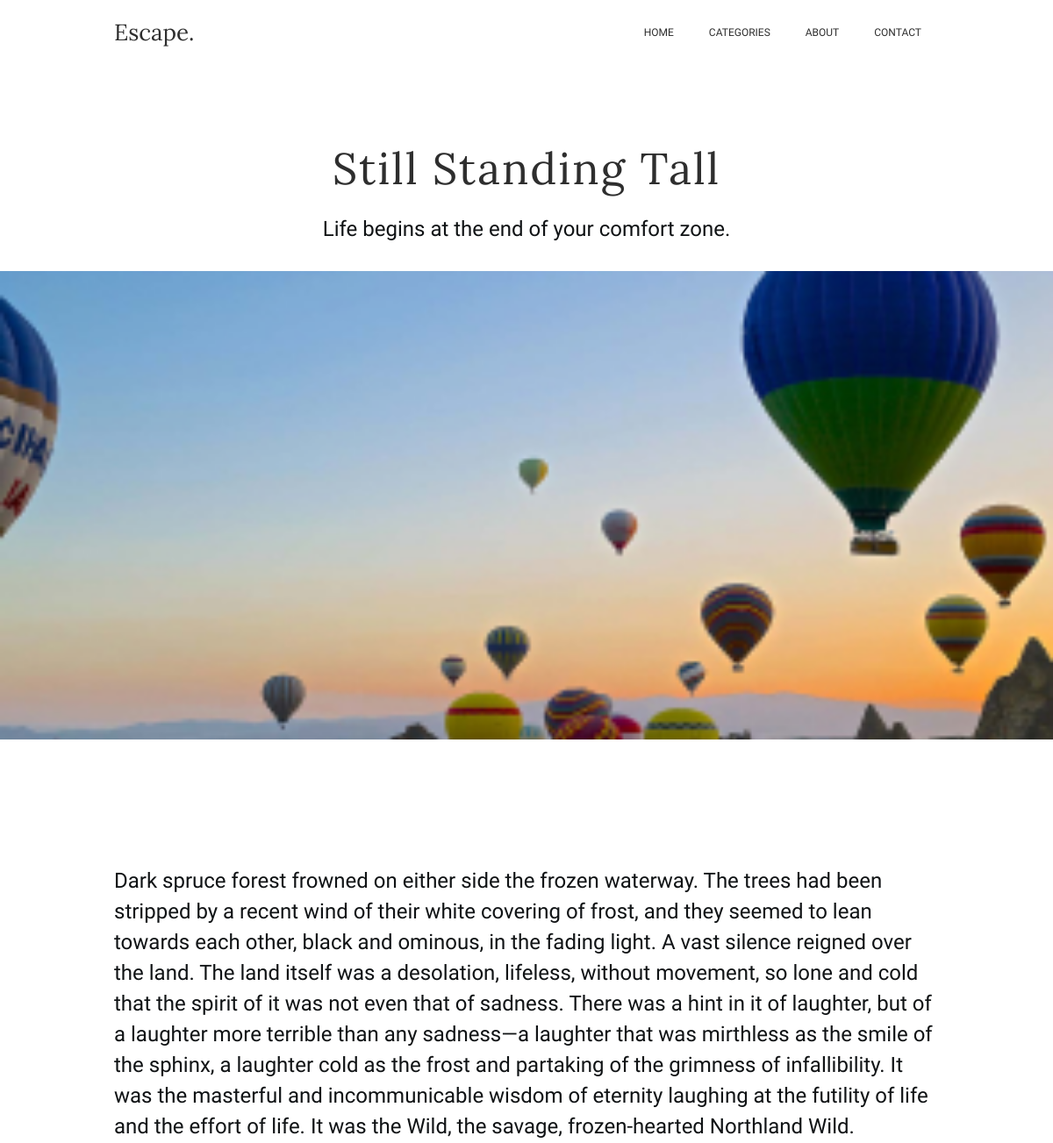
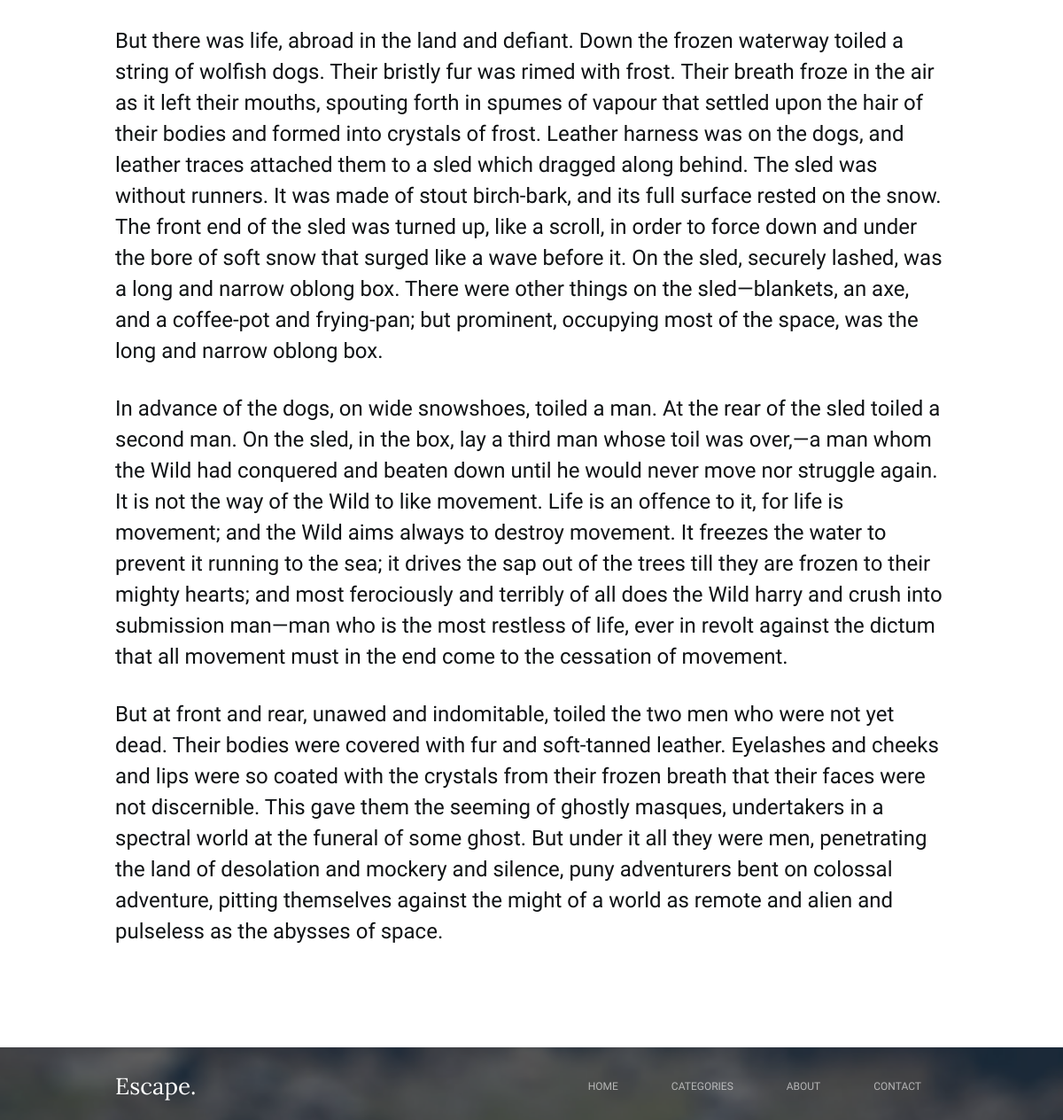
The app's page /post.php?id=9fa9268f-c2a9-4b49-9e35-34a15639ae56 with its own data (2 pictures, top to bottom).
### tables this page shows
CREATE TABLE post
(
    id           INT AUTO_INCREMENT PRIMARY KEY NOT NULL,
    uuid         VARCHAR(36)  NOT NULL,
    title        VARCHAR(255) NOT NULL,
    content      TEXT         NOT NULL,
    subtitle     VARCHAR(255) NOT NULL,
    image_url    VARCHAR(255) NOT NULL,
    image_alt    VARCHAR(255) NOT NULL,
    author_id    INT          NOT NULL,
    publish_date TIMESTAMP    NOT NULL,
    note         VARCHAR(255) NOT NULL,
    featured     TINYINT      NOT NULL,
    recent       TINYINT      NOT NULL,
    FOREIGN KEY (author_id) REFERENCES author (id) ON DELETE RESTRICT
);

### data/DataBaseProcessing.php (called while the page is built, shortened)
<?php
class DataBase
{
    protected function createDBConnection(): mysqli
    {
        $dataBaseConnection = new mysqli(self::HOST, self::USERNAME, self::PASSWORD, self::DATABASE, self::PORT);
        return $dataBaseConnection;
    }
    public function getPostById($id): array|null
    {
        $dataBaseConnection = $this->createDBConnection();
        $post = [];
        try {
            $result = $dataBaseConnection->query(SqlQuery::GET_POST_BY_ID . $dataBaseConnection->real_escape_string($id) . '"');
            $post = $result->fetch_assoc();
        } catch (Exception $error) {
            echo $error->getMessage();
        }
        return $post;
    }
}

### post.php (the view, shortened to what this page needs)
<?php
include './data/DataBaseProcessing.php';
$id = $_GET['id'];
$connectionDataBase = new DataBase();
$post = $connectionDataBase->getPostById($id);
?>
<!DOCTYPE html>
<html lang="ru">
<head>
    <link rel="stylesheet" href="styles/escape_page.css"/>
</head>
<body>
<?php include 'header.php'; ?>
<main class="main">
    <div class="main__container container">
        <h1 class="main__title"><?= $post['title'] ?? null ?></h1>
        <p class="main__subtitle"><?= $post['subtitle'] ?? null ?></p>
    </div>
    <img class="main__image" src="<?= $post['image_url'] ?? null ?>" alt="<?= $post['image_alt'] ?? null ?>"
         width="1440" height="534">
    <div class="main__text-content container">
        <?= $post['content'] ?? null ?>
    </div>
</main>
<?php include 'footer.php'; ?>
</body>
</html>

### styles/escape_page.css (style rules this page uses)
.main__text-content { margin-bottom: 113px; }
.main__title { margin-bottom: 20px; text-align: center; font: 50px 'Lora', sans-serif; letter-spacing: 2px; color: rgb(46, 46, 46); }
.main__subtitle { margin-bottom: 113px; text-align: center; font: 17px 'Oxygen', sans-serif; color: rgba(46, 46, 46, 0.63); }
.main__image { margin-bottom: 140px; width: 100%; object-fit: cover; }
.main p { margin-bottom: 30px; font: 24px/35px 'Oxygen', sans-serif; color: rgba(16, 19, 21); }

### styles/main.css (style rules this page uses)
* { margin: 0; padding: 0; box-sizing: border-box; }
* img { width: 100%; }
.container { margin: 0 auto; padding: 0 10px; max-width: 960px; }

### records on screen
post: title "Still Standing Tall", subtitle "Life begins at the end of your comfort zone.", image_url (picture), content "Dark spruce forest frowned on either side the frozen waterway. The trees had been stripped by a recent wind of their white covering of frost, and they seemed to lean towards each other, black and ominous, in the fading light. A vast silence reigned over the land. The land itself was a desolation, lifeless, without movement, so lone and cold that the spirit of it was not even that of sadness. There was a hint in it of laughter, but of a laughter more terrible than any sadness—a laughter that was mirthless as the smile of the sphinx, a laughter cold as the frost and partaking of the grimness of infallibility. It was the masterful and incommunicable wisdom of eternity laughing at the futility…"
